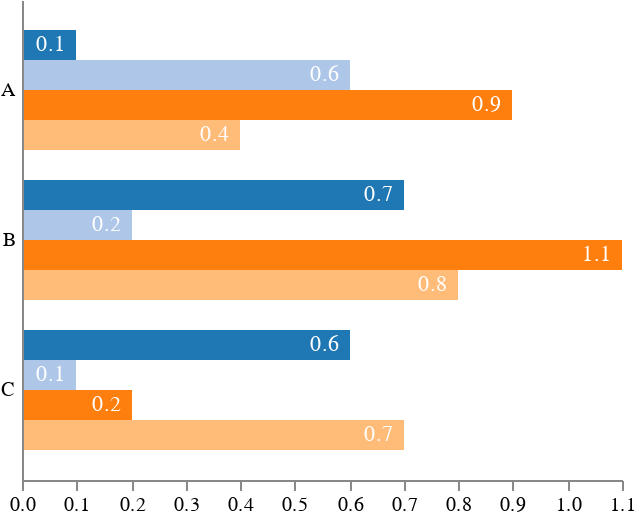

Write a Vega-Lite specification for this figure.
### Vega specification from a JSON file in a GitHub repository (floating-point values rounded to 4 significant figures)
{"$schema": "https://vega.github.io/schema/vega/v3.0.json", "width": 300, "height": 240, "data": [{"name": "table", "values": [{"category": "A", "position": 0, "value": 0.1}, {"category": "A", "position": 1, "value": 0.6}, {"category": "A", "position": 2, "value": 0.9}, {"category": "A", "position": 3, "value": 0.4}, {"category": "B", "position": 0, "value": 0.7}, {"category": "B", "position": 1, "value": 0.2}, {"category": "B", "position": 2, "value": 1.1}, {"category": "B", "position": 3, "value": 0.8}, {"category": "C", "position": 0, "value": 0.6}, {"category": "C", "position": 1, "value": 0.1}, {"category": "C", "position": 2, "value": 0.2}, {"category": "C", "position": 3, "value": 0.7}]}], "scales": [{"name": "yscale", "type": "band", "domain": {"data": "table", "field": "category"}, "range": "height", "padding": 0.2}, {"name": "xscale", "type": "linear", "domain": {"data": "table", "field": "value"}, "range": "width", "round": true, "zero": true, "nice": true}, {"name": "color", "type": "ordinal", "domain": {"data": "table", "field": "position"}, "range": {"scheme": "category20"}}], "axes": [{"orient": "left", "scale": "yscale", "ticks": false, "labelPadding": 4, "zindex": 1}, {"orient": "bottom", "scale": "xscale"}], "marks": [{"type": "group", "from": {"facet": {"data": "table", "name": "facet", "groupby": "category"}}, "encode": {"enter": {"y": {"scale": "yscale", "field": "category"}}}, "signals": [{"name": "height", "update": "bandwidth('yscale')"}], "scales": [{"name": "pos", "type": "band", "range": "height", "domain": {"data": "facet", "field": "position"}}], "marks": [{"name": "bars", "from": {"data": "facet"}, "type": "rect", "encode": {"enter": {"y": {"scale": "pos", "field": "position"}, "height": {"scale": "pos", "band": 1}, "x": {"scale": "xscale", "field": "value"}, "x2": {"scale": "xscale", "value": 0}, "fill": {"scale": "color", "field": "position"}}}}, {"type": "text", "from": {"data": "bars"}, "encode": {"enter": {"x": {"field": "x2", "offset": -5}, "y": {"field": "y", "offset": {"field": "height", "mult": 0.5}}, "fill": {"value": "white"}, "align": {"value": "right"}, "baseline": {"value": "middle"}, "text": {"field": "datum.value"}}}}]}]}
